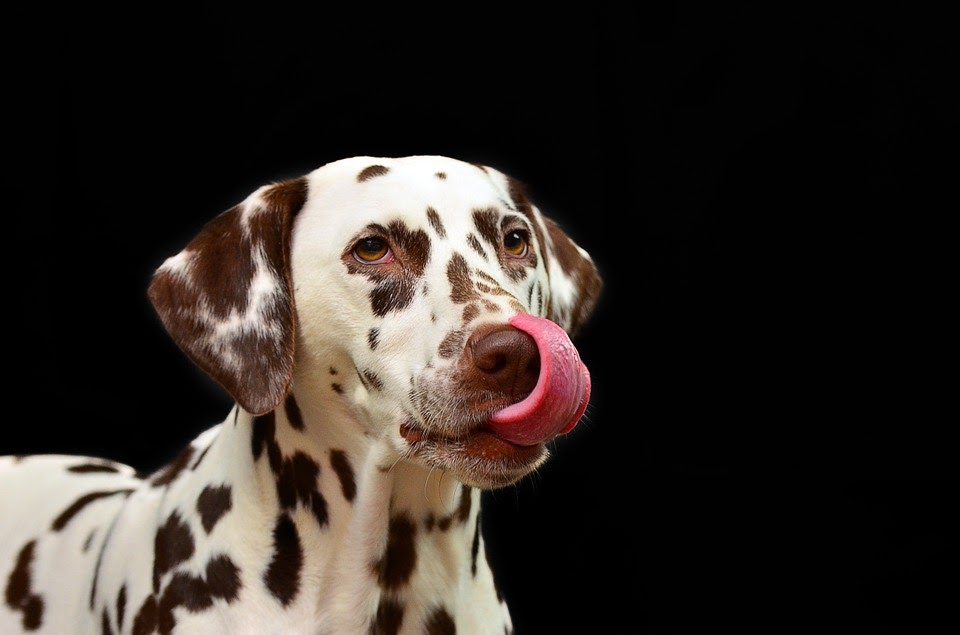
#> input picture HW2/dogimage.jpg, 960 x 635 px
$ python code.py
#> lines starting #> are read from the running program, lines starting #| are printed output that depends on the picture
import cv2
import numpy as np

image = cv2.imread('dogimage.jpg')
#> image is the input picture: shape (635, 960, 3); mean B, G, R 38.2, 42.9, 49.7

# image.show()
gray = cv2.cvtColor(image, cv2.COLOR_BGR2GRAY)
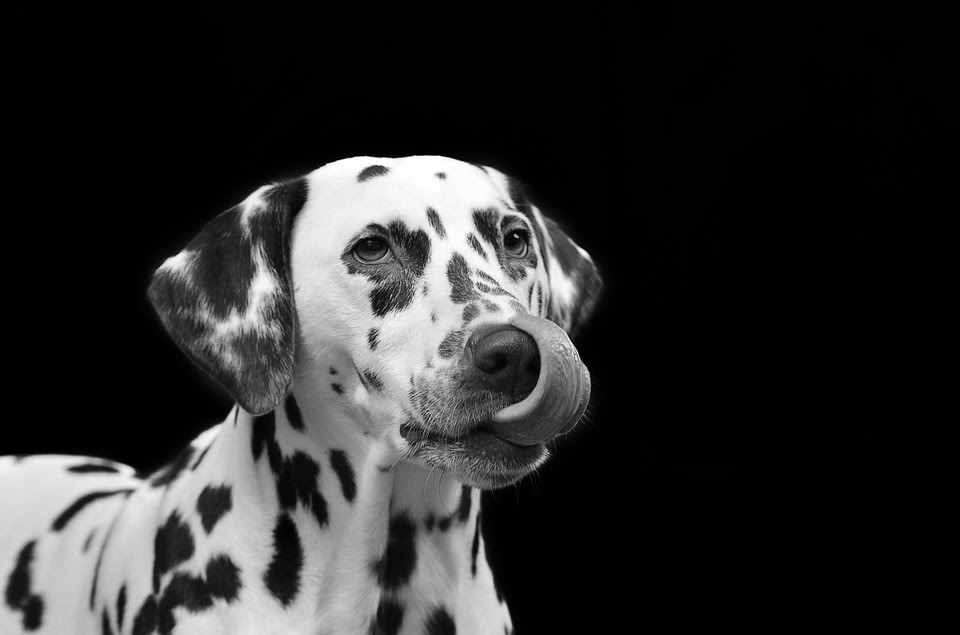
#> gray: shape (635, 960); min 0, max 255, mean 44.4
row = len(gray)
#> row = 635
col = len(gray[0])
#> col = 960

min_o = -1
thresh = -1
for t in range(0,256):
	w0 = 0
	w1 = 0
	pl = []

	ph = []
	for i in range(row):
		for j in range(col):
			if(gray[i][j]<t):
				w0+=1
#> (the run stopped early here; a loop or call above may not have finished)
